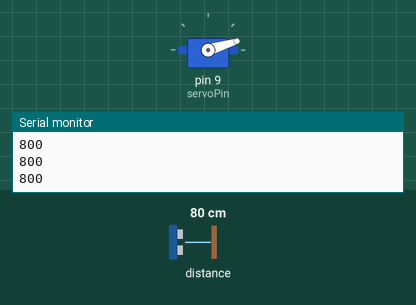
Recording of a sketch running on a simulated Arduino Uno, built with avr-gcc and run on an emulated ATmega328P. Parts: servo, the last lines printed to the serial monitor. The test bench sets the inputs (shaded band); at power-on: distance to the obstacle 80 cm.

Above: at 1.2 s.
1.3 s: distance to the obstacle set to 4 cm
At 1.8 s:
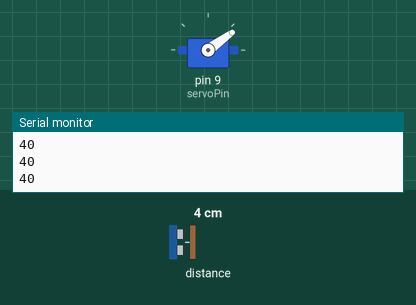
2.8 s: distance to the obstacle set to 9 cm
At 3.1 s:
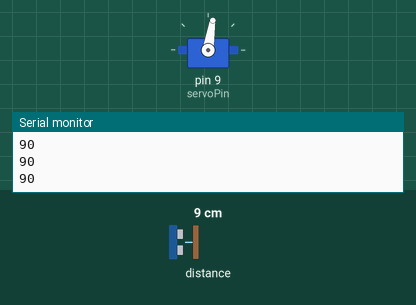
4.3 s: distance to the obstacle set to 18 cm
At 5.5 s:
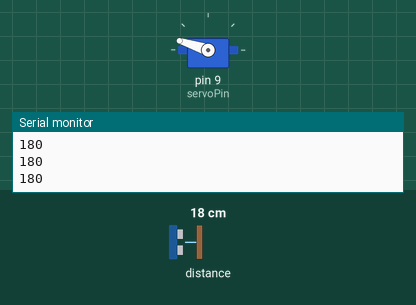
5.8 s: distance to the obstacle set to 35 cm
At 6.9 s:
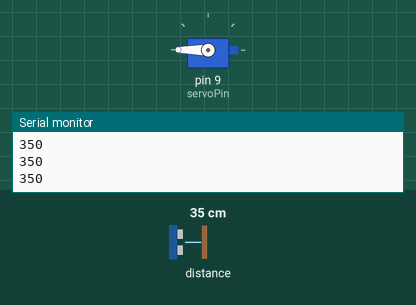
7.3 s: distance to the obstacle set to 120 cm
At 8.3 s:
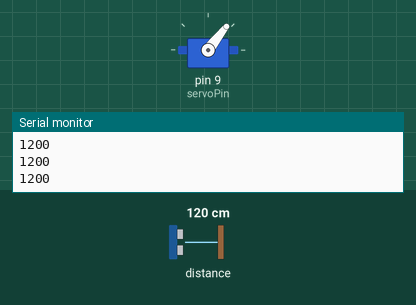
Timing chart, 0 to 9.8 s (numbered marks = the images above; inputs shaded):
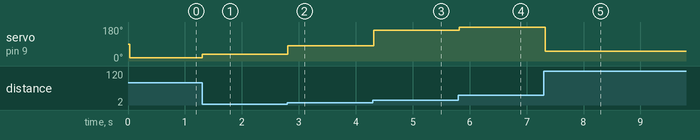

The sketch:

sketch_oct11a.ino
```cpp
// include library
#include "Adafruit_VL53L0X.h"
#include "Servo.h"

// make an instance of the library:
Adafruit_VL53L0X sensor = Adafruit_VL53L0X();
Servo servoMotor;       // creates an instance of the servo object to control a servo
int servoPin = 9;       // Control pin for servo motor

const int maxDistance  = 2000;

void setup() {
  // initialize serial, wait 3 seconds for
  // Serial Monitor to open:
  Serial.begin(9600);
  if (!Serial) delay(3000);

  servoMotor.attach(servoPin);

  // initialize sensor, stop if it fails:
  if (!sensor.begin()) {
    Serial.println("Sensor not responding. Check wiring.");
    while (true);
  }
  /* config can be:
    VL53L0X_SENSE_DEFAULT: about 500mm range
    VL53L0X_SENSE_LONG_RANGE: about 2000mm range
    VL53L0X_SENSE_HIGH_SPEED: about 500mm range
    VL53L0X_SENSE_HIGH_ACCURACY: about 400mm range, 1mm accuracy
  */
  sensor.configSensor(Adafruit_VL53L0X::VL53L0X_SENSE_LONG_RANGE);
  // set sensor to range continuously:
  sensor.startRangeContinuous();
}
void loop() {


  if (sensor.isRangeComplete()) {
    int result = sensor.readRangeResult();
    if (result < maxDistance) {

      int servoAngle = map(result*5, 0, 2000, 0, 360);
      servoMotor.write(servoAngle);
      Serial.println(result);
    }
  }
}
```

Measured:
- after the input at 1.3 s, servo on pin 9 (servoPin): 17° → 36° at once
- after the input at 2.8 s, servo on pin 9 (servoPin): 36° → 81° at once
- after the input at 4.3 s, servo on pin 9 (servoPin): 81° → 162° at once
- after the input at 5.8 s, servo on pin 9 (servoPin): 162° → 180° at once
- after the input at 7.3 s, servo on pin 9 (servoPin): 180° → 52° at once
